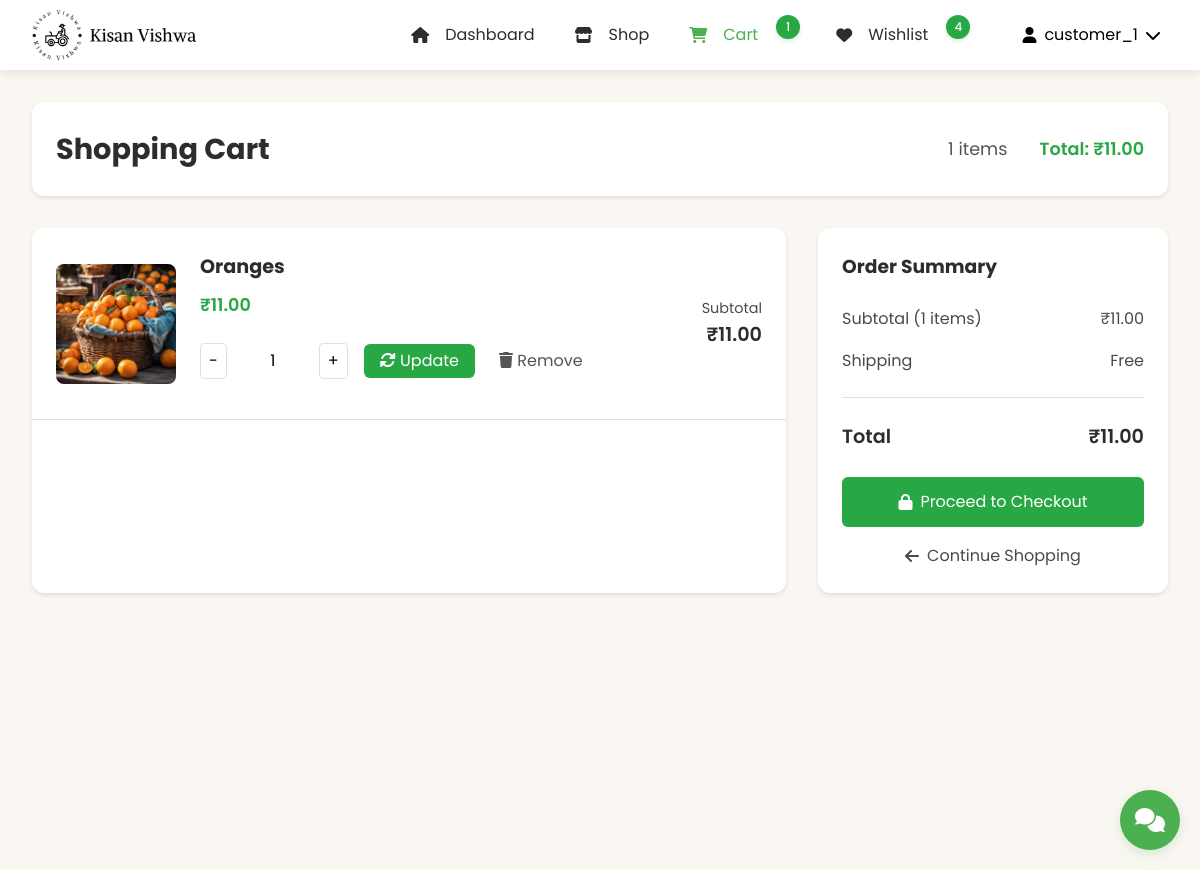
/customer/cart/ (signed in), run on an earlier commit of the app's database.
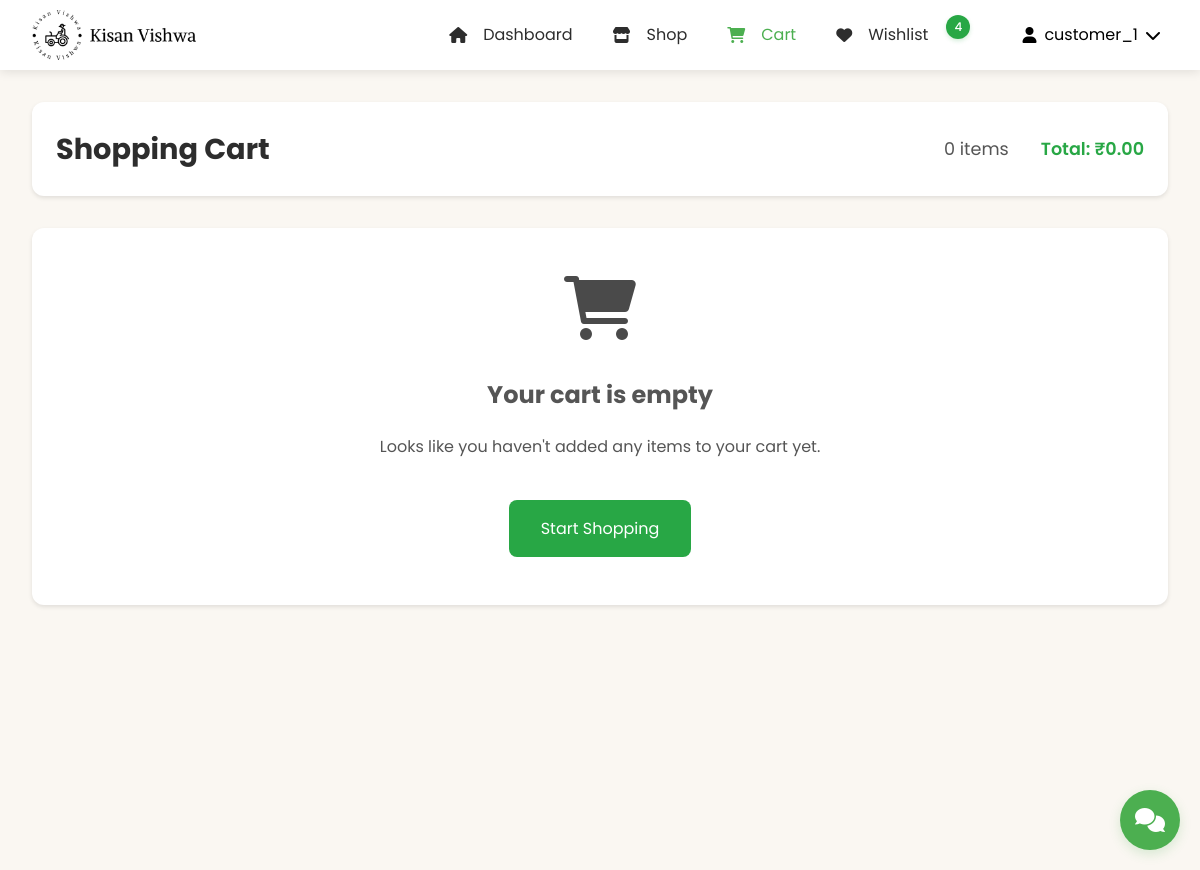
And on a later commit of the database.
### customer_app/models.py (models this page shows, shortened)
class CartItem(models.Model):
    user = models.ForeignKey(User, on_delete=models.CASCADE)
    product = models.ForeignKey(Product, on_delete=models.CASCADE)
    quantity = models.PositiveIntegerField(default=1)
    @property
    def total_price(self):
        return self.product.price * self.quantity
    class Meta:
        ordering = ['-id']

### product_app/models.py (models this page shows, shortened)
class Product(models.Model):
    CATEGORY_CHOICES = [
        ('vegetables', 'Vegetables'),
        ('fruits', 'Fruits'),
        ('grains', 'Grains'),
        ('dairy', 'Dairy'),
        ('tools', 'Tools & Equipment'),
        ('seeds', 'Seeds & Saplings'),
        ('pesticides', 'Pesticides & Fertilizers'),
        ('organic', 'Organic Products'),
        ('livestock', 'Livestock & Feed'),
        ('other', 'Other')
    ]
    name = models.CharField(max_length=200)
    category = models.CharField(max_length=100, choices=CATEGORY_CHOICES, default='other')
    price = models.DecimalField(max_digits=10, decimal_places=2)
    quantity = models.IntegerField()
    description = models.TextField()
    image = models.ImageField(
        upload_to='products/',
        null=True,
        blank=True
    )
    farmer = models.ForeignKey(User, on_delete=models.CASCADE)
    created_at = models.DateTimeField(auto_now_add=True)
    updated_at = models.DateTimeField(auto_now=True)
    is_featured = models.BooleanField(default=False)
    is_deleted = models.BooleanField(default=False)
    def get_image_url(self):
        if self.image and hasattr(self.image, 'url'):
            return self.image.url
        return static('images/default_product.jpg')

### customer_app/views.py (the view)
# urls.py: path('cart/', views.customer_cart, name='customer_cart'),
def customer_cart(request):
    cart_items = CartItem.objects.filter(user=request.user)
    context = {
        'cart_items': cart_items
    }
    return render(request, 'customer_app/cart.html', context)

### customer_app/context_processors.py (called while the page is built, shortened)
def wishlist_and_cart_counts(request):
    if request.user.is_authenticated:
        cart_items = CartItem.objects.filter(user=request.user).select_related('product')
        wishlist_items = Wishlist.objects.filter(user=request.user)
        return {
            'cart_items_count': cart_items.count(),
            'cart_total': sum(item.total_price for item in cart_items),
            'wishlist_count': wishlist_items.count(),
            'wishlist_product_ids': set(item.product_id for item in wishlist_items)
        }

def wishlist_status(request):
    if request.user.is_authenticated:
        wishlist_items = Wishlist.objects.filter(user=request.user).select_related('product')
        return {
            'wishlist_product_ids': set(item.product.id for item in wishlist_items),
            'wishlist_products': [item.product for item in wishlist_items]
        }
    return {
        'wishlist_product_ids': set(),
        'wishlist_products': []
    }

def product_categories(request):
    CATEGORY_ICONS = {
        'vegetables': 'fa-carrot',
        'fruits': 'fa-apple-alt',
        'grains': 'fa-wheat',
        'dairy': 'fa-cheese',
        'tools': 'fa-tools',
        'seeds': 'fa-seedling',
        'pesticides': 'fa-spray-can',
        'organic': 'fa-leaf',
        'livestock': 'fa-cow',
        'other': 'fa-box'
    }
    return {
        'PRODUCT_CATEGORIES': Product.CATEGORY_CHOICES,
        'CATEGORY_ICONS': CATEGORY_ICONS
    }

### customer_app/templates/customer_app/cart.html (shortened to what this page needs)
{% load static %}
<!DOCTYPE html>
<html lang="en">
<head>
    <link rel="stylesheet" href="https://cdnjs.cloudflare.com/ajax/libs/normalize/8.0.1/normalize.min.css">
    <link rel="stylesheet" href="https://cdnjs.cloudflare.com/ajax/libs/font-awesome/6.0.0/css/all.min.css">
    <link rel="stylesheet" type="text/css" href="{% static 'css/CustomerNavBar.css' %}">
    <link rel="stylesheet" type="text/css" href="{% static 'css/customerdesign.css' %}">
    <link rel="stylesheet" type="text/css" href="{% static 'css/cart.css' %}">
    <link rel="stylesheet" href="{% static 'css/chat_widget.css' %}">
</head>
<body>
    {% include 'NavBar/CustomerNavBar.html' %}
    <main class="main-container">
        <div class="cart-header">
            <h1>Shopping Cart</h1>
            <div class="cart-summary">
                <span>{{ cart_items|length }} items</span>
                <span class="cart-total">Total: ₹{{ cart_total|default:"0.00" }}</span>
            </div>
        </div>
        {% if cart_items %}
            <div class="cart-content">
                <div class="cart-items">
                    {% for item in cart_items %}
                        <div class="cart-item">
                            <div class="cart-item-image">
                                <img src="{{ item.product.get_image_url }}" alt="{{ item.product.name }}">
                            </div>
                            <div class="item-details">
                                <h2>{{ item.product.name }}</h2>
                                <p class="item-price">₹{{ item.product.price|floatformat:2 }}</p>
                                <div class="quantity-wrapper">
                                    <form method="POST" action="{% url 'update_cart_quantity' item.id %}" class="quantity-form">
                                        <div class="quantity-controls">
                                            <button type="button" class="quantity-btn minus" data-item-id="{{ item.id }}">-</button>
                                            <input type="number" name="quantity" value="{{ item.quantity }}" min="1" max="99"
                                                   class="quantity-input" data-item-id="{{ item.id }}">
                                            <button type="button" class="quantity-btn plus" data-item-id="{{ item.id }}">+</button>
                                        </div>
                                        <button type="submit" class="update-btn">
                                            <i class="fas fa-sync-alt"></i> Update
                                        </button>
                                    </form>
                                    <form method="POST" action="{% url 'remove_from_cart' item.id %}" class="remove-form">
                                        <button type="submit" class="remove-btn" title="Remove item">
                                            <i class="fas fa-trash"></i> Remove
                                        </button>
                                    </form>
                                </div>
                            </div>
                            <div class="item-subtotal">
                                <p>Subtotal</p>
                                <span>₹{{ item.total_price|floatformat:2 }}</span>
                            </div>
                        </div>
                    {% endfor %}
                </div>
                <div class="cart-summary-box">
                    <h3>Order Summary</h3>
                    <div class="summary-row">
                        <span>Subtotal ({{ cart_items|length }} items)</span>
                        <span>₹{{ cart_total|floatformat:2 }}</span>
                    </div>
                    <div class="summary-row">
                        <span>Shipping</span>
                        <span>Free</span>
                    </div>
                    <div class="summary-total">
                        <span>Total</span>
                        <span>₹{{ cart_total|floatformat:2 }}</span>
                    </div>
                    <form method="post" action="{% url 'checkout' %}">
                        <button class="checkout-btn">
                            <i class="fas fa-lock"></i> Proceed to Checkout
                        </button>
                    </form>
                    <a href="{% url 'customer_dashboard' %}" class="continue-shopping">
                        <i class="fas fa-arrow-left"></i> Continue Shopping
                    </a>
                </div>
            </div>
        {% else %}
            <div class="empty-cart">
                <i class="fas fa-shopping-cart"></i>
                <h2>Your cart is empty</h2>
                <p>Looks like you haven't added any items to your cart yet.</p>
                <a href="{% url 'customer_dashboard' %}" class="start-shopping-btn">
                    Start Shopping
                </a>
            </div>
        {% endif %}
    </main>
    <div id="chat-widget-container">
        {% include 'chatbot_app/chat_widget.html' %}
    </div>
</body>
</html>

### templates/NavBar/CustomerNavBar.html (shortened to what this page needs)
{% load static %}
<header class="site-header">
    <div class="header-container">
        <div class="brand">
            <a href="{% url 'customer_dashboard' %}" class="logo">
                <img src="{% static 'images/kisan_vishwa_logo.png' %}" alt="Kisan Vishwa Logo">
            </a>
        </div>
        <nav class="main-nav">
            <ul class="nav-list">
                <li>
                    <a href="{% url 'customer_dashboard' %}" class="nav-item {% if request.resolver_match.url_name == 'customer_dashboard' %}active{% endif %}">
                        <i class="fas fa-home"></i>
                        <span>Dashboard</span>
                    </a>
                </li>
                <li>
                    <a href="{% url 'shop' %}" class="nav-item {% if request.resolver_match.url_name == 'shop' %}active{% endif %}">
                        <i class="fas fa-store"></i>
                        <span>Shop</span>
                    </a>
                </li>
                <li>
                    <a href="{% url 'customer_cart' %}" class="nav-item {% if request.resolver_match.url_name == 'customer_cart' %}active{% endif %}">
                        <i class="fas fa-shopping-cart"></i>
                        <span>Cart</span>
                        {% if cart_items_count > 0 %}
                            <span class="badge">{{ cart_items_count }}</span>
                        {% endif %}
                    </a>
                </li>
                <li>
                    <a href="{% url 'customer_wishlist' %}" class="nav-item {% if request.resolver_match.url_name == 'customer_wishlist' %}active{% endif %}">
                        <i class="fas fa-heart"></i>
                        <span>Wishlist</span>
                        {% if wishlist_count > 0 %}
                            <span class="badge">{{ wishlist_count }}</span>
                        {% endif %}
                    </a>
                </li>
            </ul>
            <div class="user-menu">
                <button class="user-menu-toggle">
                    <div class="user-info">
                        {% if user.customer_profile.profile_picture %}
                            <img src="{{ user.customer_profile.profile_picture.url }}" alt="" class="user-avatar">
                        {% else %}
                            <i class="fas fa-user"></i>
                        {% endif %}
                        <span>{{ user.username }}</span>
                        <i class="fas fa-chevron-down"></i>
                    </div>
                </button>
            </div>
        </nav>
    </div>
</header>

### chatbot_app/templates/chatbot_app/chat_widget.html (shortened to what this page needs)
{% load static %}
<div class="kv-chat-widget" data-user-type="{{ user_type }}">
    <button class="kv-chat-toggle"
        {% if request.user.is_authenticated %}
            hx-get="{% url 'chatbot_app:toggle_chat' %}"
            hx-target="#kv-chat-container"
            hx-swap="innerHTML"
            hx-trigger="click"
            hx-indicator=".kv-chat-loading"
        {% else %}
            onclick="window.location.href='/login/?next={{ request.path }}'"
        {% endif %}>
        <i class="fas fa-comments"></i>
    </button>
</div>

### static/css/CustomerNavBar.css (style rules this page uses)
:root { --warm-beige: #FAF7F2; --dark-beige: #E5E0D8; --dark-gray: #333333; --white: #ffffff; --forest-green: #28A745; --dark-green: #218838; --light-gray: #f9f9f9; --text-gray: #4A4A4A; --text-primary: #2D2D2D; --text-secondary: #555; --border-color: #e0e0e0; --shadow-color: rgba(0, 0, 0, 0.1); }
.site-header { background-color: var(--white); box-shadow: 0 2px 10px var(--shadow-color); position: fixed; width: 100%; top: 0; left: 0; z-index: 100; height: 70px; display: flex; align-items: center; isolation: isolate; }
.header-container { max-width: 1200px; width: 100%; margin: 0 auto; padding: 0 2rem; display: flex; justify-content: flex-start; align-items: center; height: 100%; gap: 2rem; }
.brand { display: flex; align-items: center; flex-shrink: 0; }
.logo { display: flex; align-items: center; text-decoration: none; color: var(--text-primary); padding-left: 0; }
.logo img { height: 50px; width: auto; margin-right: 12px; }
.main-nav { display: flex; align-items: center; margin-left: auto; gap: 1rem; isolation: isolate; }
.nav-list { display: flex; list-style: none; margin: 0; padding: 0; align-items: center; gap: 0.5rem; }
.nav-item { position: relative; display: flex; align-items: center; padding: 0.75rem 1rem; color: var(--text-primary); text-decoration: none; transition: color 0.3s; height: 100%; gap: 8px; }
.nav-item i { margin-right: 8px; }
.nav-item.active { color: #4CAF50; }
.badge { background-color: #4CAF50; color: white; padding: 4px 8px; border-radius: 12px; font-size: 0.75rem; font-weight: 500; min-width: 20px; height: 20px; display: inline-flex; align-items: center; justify-content: center; margin-left: 6px; box-shadow: 0 2px 4px rgba(76, 175, 80, 0.2); position: relative; top: -2px; }
.user-menu { position: relative; margin-left: 1rem; height: 100%; display: flex; align-items: center; }
.user-menu-toggle { background: none; border: none; padding: 0.5rem; cursor: pointer; display: flex; align-items: center; }
.user-info { display: flex; align-items: center; gap: 8px; }
body { padding-top: 45px !important; margin: 0; font-family: 'Poppins', sans-serif; isolation: isolate; }
@media (min-width: 1200px) { .header-container { padding: 0 2rem; } }

### static/css/customerdesign.css (style rules this page uses)
:root { --primary-color: #28a745; --secondary-color: #218838; --background-color: #FAF7F2; --text-primary: #2D2D2D; --text-secondary: #4A4A4A; --text-body: #555555; --white: #ffffff; --border-color: #e0e0e0; --shadow-sm: 0 2px 4px rgba(0, 0, 0, 0.1); --shadow-md: 0 4px 6px rgba(0, 0, 0, 0.1); --shadow-lg: 0 8px 16px rgba(0, 0, 0, 0.15); }
body { font-family: 'Poppins', sans-serif; margin: 0; padding: 0; background-color: var(--background-color); color: var(--text-body); line-height: 1.6; }
.main-container { max-width: 1200px; margin: 0 auto; padding: 2rem 1rem; min-height: calc(100vh - 70px); position: relative; z-index: 1; }
img { max-width: 100%; height: auto; }
.cart-header { background: var(--white); padding: 1.5rem; border-radius: 12px; box-shadow: var(--shadow-sm); margin-bottom: 2rem; display: flex; justify-content: space-between; align-items: center; }
.badge { background-color: var(--primary-color); color: var(--white); font-size: 0.75rem; font-weight: 500; min-width: 24px; height: 24px; padding: 0; border-radius: 50%; display: inline-flex; align-items: center; justify-content: center; margin-left: 6px; box-shadow: 0 2px 4px rgba(40, 167, 69, 0.2); position: relative; top: -8px; right: -4px; }

### static/css/chat_widget.css (style rules this page uses)
.kv-chat-widget { position: fixed; bottom: 20px; right: 20px; z-index: 999999; font-size: 15px; font-family: 'Poppins', sans-serif; isolation: isolate; }
.kv-chat-toggle { width: 60px; height: 60px; background: #4CAF50; border-radius: 50%; box-shadow: 0 4px 12px rgba(76, 175, 80, 0.2); border: none; color: white; cursor: pointer; display: flex; align-items: center; justify-content: center; font-size: 24px; transition: transform 0.2s ease; z-index: 999999; position: relative; }

### customer_app/templates/customer_app/cart.html (style rules this page uses)
body { padding-top: 70px; background-color: #f5f5f5; min-height: 100vh; margin: 0; display: flex; flex-direction: column; }
.main-container { flex: 1; max-width: 1200px; margin: 0 auto; padding: 2rem; width: 100%; box-sizing: border-box; }

What changed in the data, as far as the page shows it:
removed CartItem: product.get_image_url (picture), product.name "Oranges", product.price "11.00", quantity "1", total_price "11.00"
Also different on the page:
{{ cart_items|length }}: "1" → "0"
{{ cart_total|default:"0.00" }}: "11.00" → "0.00"
{{ cart_items_count }}: "1" → (not shown)
{{ cart_items|length }}: "1" → (not shown)
{{ cart_total|floatformat:2 }}: "11.00" → (not shown)
text no longer shown: "Order Summary Subtotal ( items) ₹ Shipping Free Total ₹ Proceed to Checkout Continue Shopping"
text now shown: "Your cart is empty Looks like you haven't added any items to your cart yet. Start Shopping"
